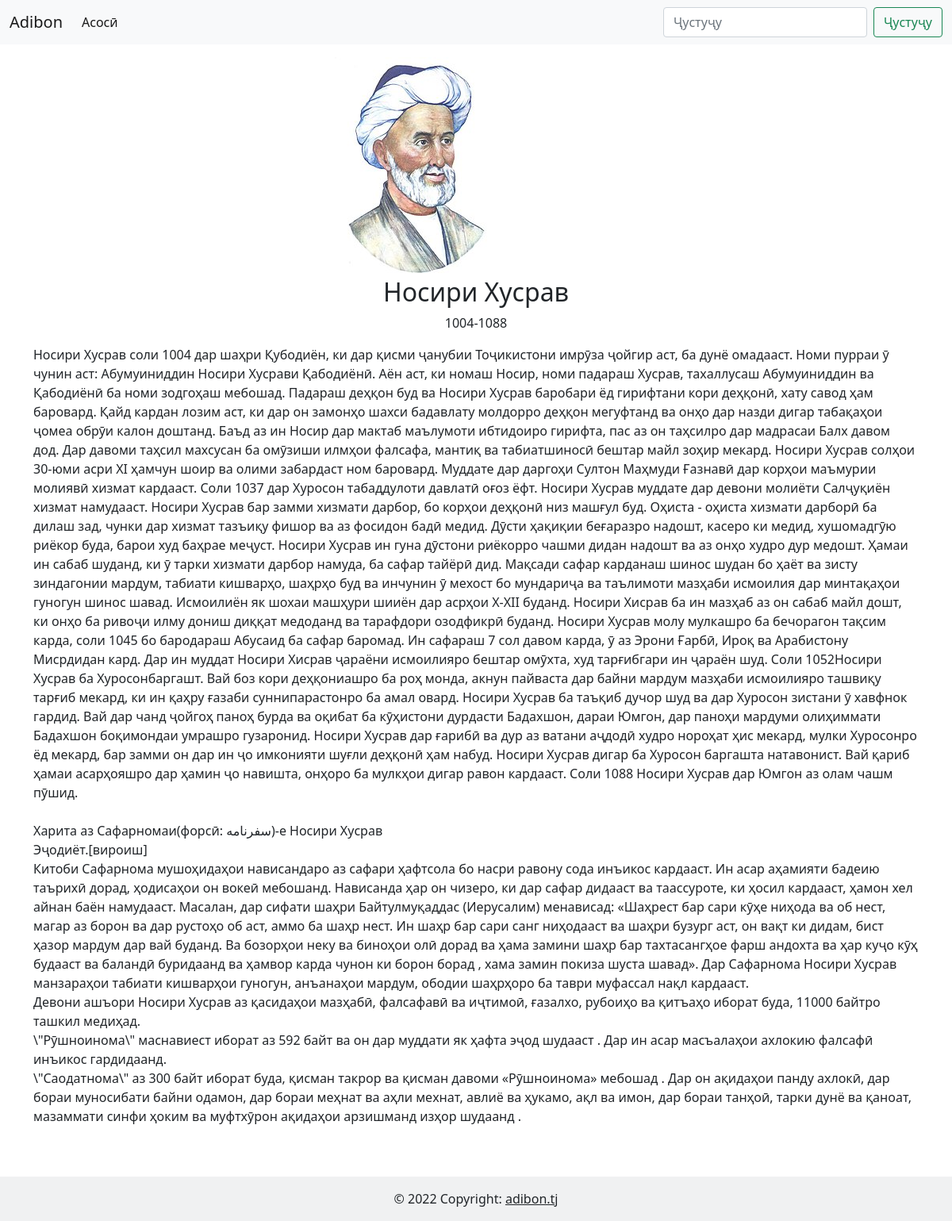
The app's page /details.php?id=8d4ad1bc-116e-4a42-a7dc-6f9009e5ae40 with its own data.
### tables this page shows
CREATE TABLE `adib` (
  `id` int(11) NOT NULL,
  `name` varchar(255) NOT NULL,
  `years` varchar(255) NOT NULL,
  `bio` text NOT NULL,
  `img` varchar(255) NOT NULL,
  `uuid` varchar(255) NOT NULL
);

### details.php (the view, shortened to what this page needs)
<?php
require 'config.php';
?>
<!doctype html>
<html lang="en">
<head>
    <link rel="stylesheet" href="css/bootstrap.css">
    <link rel="stylesheet" href="css/styles.css">
</head>
<body>
<nav class="navbar navbar-expand-lg navbar-light bg-light">
    <div class="container-fluid">
        <a class="navbar-brand" href="/">Adibon</a>
        <div class="collapse navbar-collapse" id="navbarSupportedContent">
            <ul class="navbar-nav me-auto mb-2 mb-lg-0">
                <li class="nav-item">
                    <a class="nav-link active" aria-current="page" href="/">Асосӣ</a>
                </li>
            </ul>
            <form class="d-flex" action="index.php">
                <input class="form-control me-2" type="search" name="q" value="<?php echo $_GET['q'] ?>"
                       placeholder="Ҷустуҷу" aria-label="Search">
                <button class="btn btn-outline-success" type="submit">Ҷустуҷу</button>
            </form>
        </div>
    </div>
</nav>
<?php
if (isset($_GET["id"])) {
    $conn = new PDO("mysql:host=$servername;dbname=$dbname", $username, $password);
    $conn->setAttribute(PDO::ATTR_ERRMODE, PDO::ERRMODE_EXCEPTION);
    $stmt = $conn->prepare("select * from adib where uuid=:id limit 1");
    $stmt->execute(["id" => $_GET["id"]]);
    $result = $stmt->fetchAll(PDO::FETCH_ASSOC);
    if (sizeof($result) != 0) {
        $item = $result[0];
        ?>
        <div class="container mt-3">
            <div class="row">
                <div class="col-4 ms-auto me-auto">
                    <img src="img/<?php echo $item['img'] ?>" class="mw-100" alt="rasm">
                    <h2 class="text-center">
                        <?php echo $item["name"] ?>
                    </h2>
                    <p class="text-center">
                        <?php echo $item["years"] ?>
                    </p>
                </div>
            </div>
            <div class="row">
                <div class="col-12">
                    <p>
                        <?php
                        echo $item["bio"]
                        ?>
                    </p>
                </div>
            </div>
        </div>
        <?php
    } else {
        echo "Not found";
    }
} else {
    echo "Not found";
}
?>
<footer class="bg-light text-center text-lg-start mt-5">
    <div class="text-center p-3" style="background-color: rgba(0,0,0,0.03);">
        © 2022 Copyright:
        <a class="text-dark" href="/">adibon.tj</a>
    </div>
</footer>
</body>
</html>

### records on screen
adib: img (picture), name "Носири Хусрав", years "1004-1088", bio "Носири Хусрав соли 1004 дар шаҳри Қубодиён, ки дар қисми ҷанубии Тоҷикистони имрӯза ҷойгир аст, ба дунё омадааст. Номи пурраи ӯ чунин аст: Абумуиниддин Носири Хусрави Қабодиёнӣ. Аён аст, ки номаш Носир, номи падараш Хусрав, тахаллусаш Абумуиниддин ва Қабодиёнӣ ба номи зодгоҳаш мебошад. Падараш деҳқон буд ва Носири Хусрав баробари ёд гирифтани кори деҳқонӣ, хату савод ҳам баровард. Қайд кардан лозим аст, ки дар он замонҳо шахси бадавлату молдорро деҳқон мегуфтанд ва онҳо дар назди дигар табақаҳои ҷомеа обрӯи калон доштанд. Баъд аз ин Носир дар мактаб маълумоти ибтидоиро гирифта, пас аз он таҳсилро дар мадрасаи Балх давом дод. Дар давоми таҳсил махсусан ба омӯзиши илмҳои фалсафа, мантиқ ва…"
